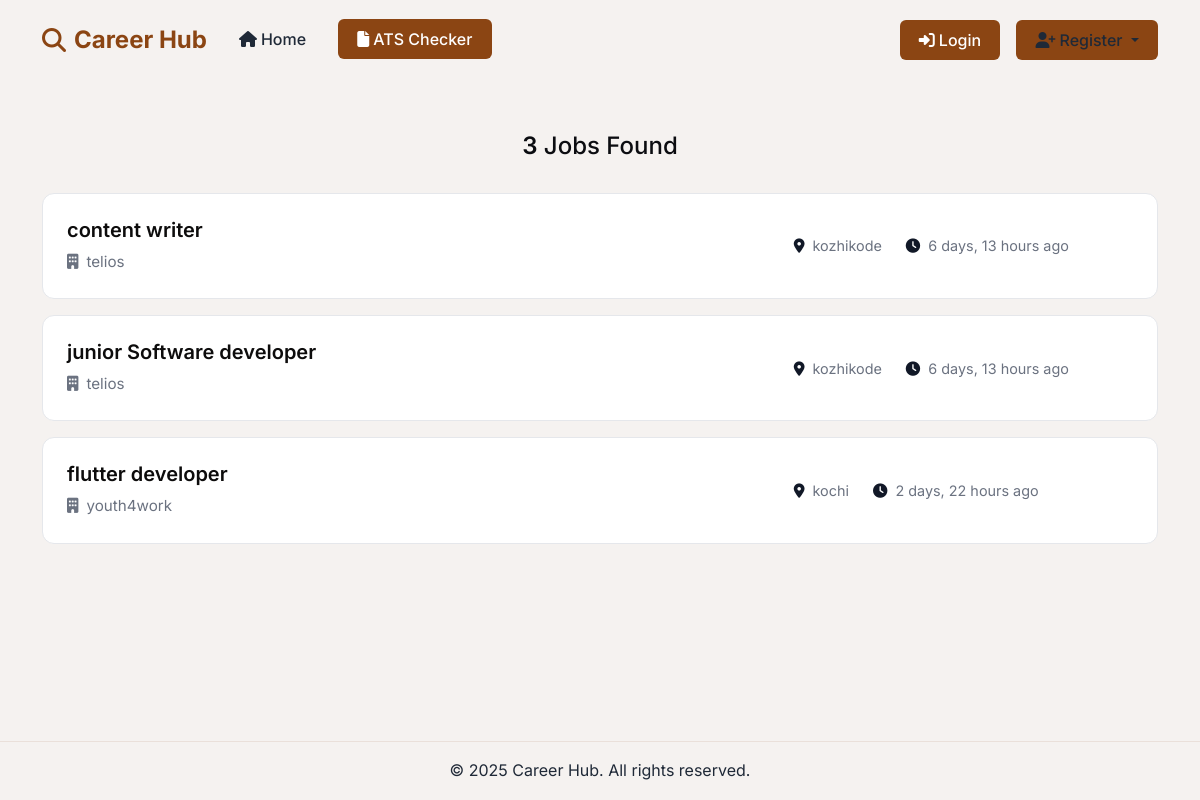
Screenshot of /jobs/ with the database file from the repository.
### jobsapp/models.py (models this page shows, shortened)
class Job(models.Model):
    user = models.ForeignKey(User, on_delete=models.CASCADE)
    title = models.CharField(max_length=300)
    description = models.TextField()
    location = models.CharField(max_length=150)
    type = models.CharField(choices=JOB_TYPE, max_length=10)
    category = models.CharField(max_length=100)
    last_date = models.DateTimeField()
    company_name = models.CharField(max_length=100)
    company_description = models.CharField(max_length=300)
    website = models.CharField(max_length=100, default="")
    created_at = models.DateTimeField(default=timezone.now)
    filled = models.BooleanField(default=False)

### jobsapp/views/home.py (the view)
# urls.py: path('jobs/', JobListView.as_view(), name='jobs'),
class JobListView(ListView):
    model = Job
    template_name = 'jobs/jobs.html'
    context_object_name = 'jobs'
    paginate_by = 5

### templates/jobs/jobs.html (shortened to what this page needs)
{% extends 'base.html' %}
{% load static %}
{% block content %}
    <div class="container">
        <h3 class="jobs-count">
            {% if jobs.count == 0 %}
                No jobs found
            {% elif jobs.count == 1 %}
                1 Job Found
            {% else %}
                <span>{{ jobs.count }}</span> Jobs Found
            {% endif %}
        </h3>
        {% for job in jobs %}
            <div class="job-card">
                <div class="row align-items-center">
                    <div class="col-md-8">
                        <div class="d-flex align-items-center">
                            <div>
                                <h4 class="job-title">
                                    <a href="{% url 'jobs:jobs-detail' job.id %}">{{ job.title }}</a>
                                </h4>
                                <p class="job-company mb-0">
                                    <i class="fas fa-building me-2"></i>{{ job.company_name }}
                                </p>
                            </div>
                        </div>
                    </div>
                    <div class="col-md-4">
                        <div class="job-meta">
                            <div class="me-3">
                                <i class="fas fa-map-marker-alt me-1"></i>
                                {{ job.location }}
                            </div>
                            <div>
                                <i class="fas fa-clock me-1"></i>
                                {{ job.created_at|timesince }} ago
                            </div>
                        </div>
                    </div>
                </div>
            </div>
        {% empty %}
            <div class="text-center py-5">
                <i class="fas fa-search fa-3x text-muted mb-3"></i>
                <h4>No jobs found</h4>
                <p class="text-muted">Try adjusting your search criteria</p>
            </div>
        {% endfor %}
    </div>
{% endblock %}

### templates/base.html (shortened to what this page needs)
{% load static %}
<!DOCTYPE html>
<html lang="en">
<head>
    <link href="https://cdn.jsdelivr.net/npm/bootstrap@5.3.0/dist/css/bootstrap.min.css" rel="stylesheet">
    <link rel="stylesheet" href="https://cdnjs.cloudflare.com/ajax/libs/font-awesome/6.4.0/css/all.min.css">
</head>
<body class="{% block body_class %}page-without-hero{% endblock %}">
    <nav class="navbar navbar-expand-lg sticky-top">
        <div class="container">
            <a class="navbar-brand" href="/">
                <i class="fas fa-search"></i>Career Hub
            </a>
            <div class="collapse navbar-collapse" id="navbarNav">
                <ul class="navbar-nav me-auto">
                    <li class="nav-item me-3">
                        <a class="nav-link {% if request.path == '/' %}active{% endif %}" href="/">
                            <i class="fas fa-home me-1"></i>Home
                        </a>
                    </li>
                    <li class="nav-item me-3">
                        <a class="btn btn-primary" href="https://amalprasad007-ats-checker-ats-resume-checker-idwwyx.streamlit.app/" target="_blank">
                            <i class="fas fa-file me-1"></i>ATS Checker
                        </a>
                    </li>
                </ul>
                <div class="d-flex align-items-center gap-3">
                    {% if request.user.is_authenticated %}
                    <div class="dropdown">
                        <button class="btn btn-primary dropdown-toggle" type="button" data-bs-toggle="dropdown">
                            <i class="fas fa-user-circle me-1"></i>{{ request.user.get_full_name }}
                        </button>
                        <ul class="dropdown-menu dropdown-menu-end">
                            <li>
                                {% if request.user.role == 'employee' %}
                                <a class="dropdown-item" href="{% url 'accounts:employee-profile-update' %}">
                                    <i class="fas fa-user-cog me-2"></i>Account Settings
                                </a>
                                <a class="dropdown-item" href="{% url 'jobs:employee-dashboard' %}">
                                    <i class="fas fa-th-large me-2"></i>My Jobs
                                </a>
                                {% else %}
                                <a class="dropdown-item" href="{% url 'accounts:employer-profile-update' %}">
                                    <i class="fas fa-user-cog me-2"></i>Profile Settings
                                </a>
                                {% endif %}
                            </li>
                            {% if request.user.role == 'employer' %}
                            <li>
                                <a class="dropdown-item" href="{% url 'jobs:employer-jobs-create' %}">
                                    <i class="fas fa-plus-circle me-2"></i>Post a Job
                                </a>
                            </li>
                            {% endif %}
                            <li><hr class="dropdown-divider"></li>
                            <li>
                                <a class="dropdown-item text-danger" href="{% url 'accounts:logout' %}">
                                    <i class="fas fa-sign-out-alt me-2"></i>Logout
                                </a>
                            </li>
                        </ul>
                    </div>
                    {% else %}
                    <a href="{% url 'accounts:login' %}" class="btn btn-primary">
                        <i class="fas fa-sign-in-alt me-1"></i>Login
                    </a>
                    <div class="dropdown">
                        <button class="btn btn-primary dropdown-toggle" type="button" data-bs-toggle="dropdown" aria-expanded="false">
                            <i class="fas fa-user-plus me-1"></i>Register
                        </button>
                    </div>
                    {% endif %}
                </div>
            </div>
        </div>
    </nav>
    <main class="main-content flex-grow-1">
        {% block content %}{% endblock %}
    </main>
    <footer class="footer mt-auto py-3">
        <div class="container text-center">
            <p class="mb-0">&copy; {% now "Y" %} Career Hub. All rights reserved.</p>
        </div>
    </footer>
</body>
</html>

### templates/base.html (style rules this page uses)
:root { --primary-color: #8B4513; --secondary-color: #6B3410; --accent-color: #A65D1E; --text-color: #1f2937; --light-bg: #f5f2f0; --success-color: #8B4513; --danger-color: #dc2626; }
body { font-family: 'Inter', sans-serif; color: var(--text-color); line-height: 1.6; min-height: 100vh; display: flex; flex-direction: column; }
.navbar { padding: 1rem 0; background: transparent !important; box-shadow: none; position: absolute; width: 100%; z-index: 1000; }
.navbar-brand { font-weight: 700; color: var(--primary-color) !important; font-size: 1.5rem; display: flex; align-items: center; gap: 0.5rem; }
.nav-link { color: var(--text-color) !important; font-weight: 500; padding: 0.5rem 1rem !important; border-radius: 0.375rem; }
.btn { padding: 0.5rem 1.5rem; font-weight: 500; border-radius: 0.375rem; transition: all 0.3s ease; }
.btn-primary { background-color: var(--primary-color); border: none; color: #fff; padding: 0.5rem 1.2rem; }
.navbar .dropdown-toggle { color: var(--text-color) !important; }
.main-content { flex: 1; padding-top: 80px; background-color: var(--light-bg); }
.page-without-hero .main-content { padding-top: 100px; background-color: var(--light-bg); }
.navbar .btn-primary { background: var(--primary-color); color: #fff; border: none; }
.card, .btn, .nav-link { transition: all 0.3s ease; }
.footer { background-color: var(--light-bg); padding: 1.5rem 0; border-top: 1px solid rgba(139, 69, 19, 0.1); margin-top: auto; }

### templates/jobs/jobs.html (style rules this page uses)
.job-card { background: white; border-radius: 12px; padding: 1.5rem; margin-bottom: 1rem; border: 1px solid #e5e7eb; transition: all 0.3s ease; position: relative; overflow: hidden; }
.job-title { color:rgb(13, 12, 12); font-weight: 600; font-size: 1.25rem; margin-bottom: 0.5rem; }
.job-title a { text-decoration: none; color: inherit; }
.job-company { color: #6b7280; font-size: 0.95rem; margin-bottom: 1rem; }
.job-meta { color: #6b7280; font-size: 0.9rem; display: flex; align-items: center; gap: 0.5rem; }
.job-meta i { color: #111827; }
.jobs-count { text-align: center; margin: 2rem 0; font-size: 1.5rem; color:rgb(12, 13, 17); }
.jobs-count span { color:rgb(10, 12, 16); font-weight: 600; }

### rows the page displays
Job: title "content writer", company_name "telios", location "kozhikode", created_at "6 days, 13 hours"
Job: title "junior Software developer", company_name "telios", location "kozhikode", created_at "6 days, 13 hours"
Job: title "flutter developer", company_name "youth4work", location "kochi", created_at "2 days, 22 hours"

### other values shown
{{ jobs.count }} "3"
